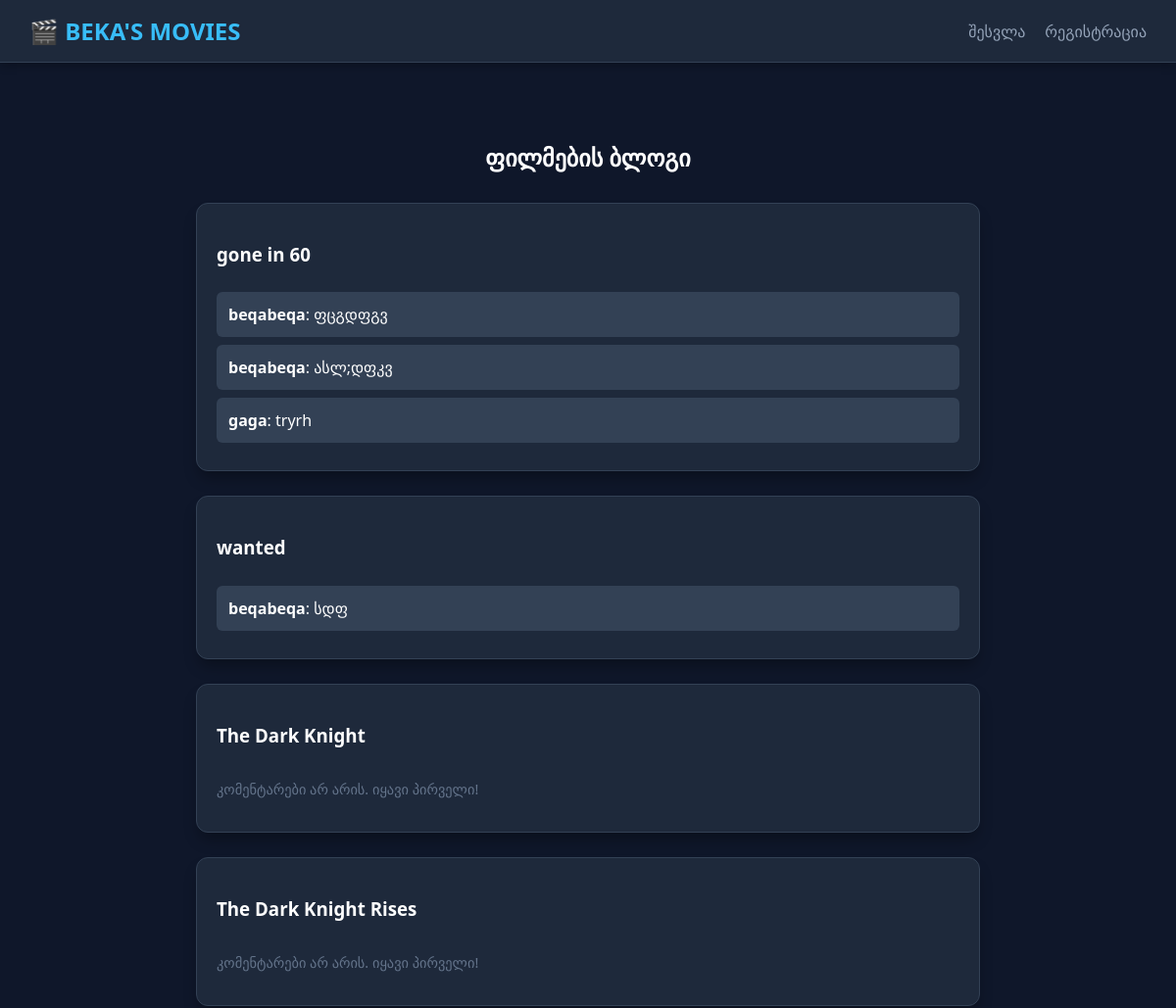
Page /blog/ (upper part) on the earlier database version.
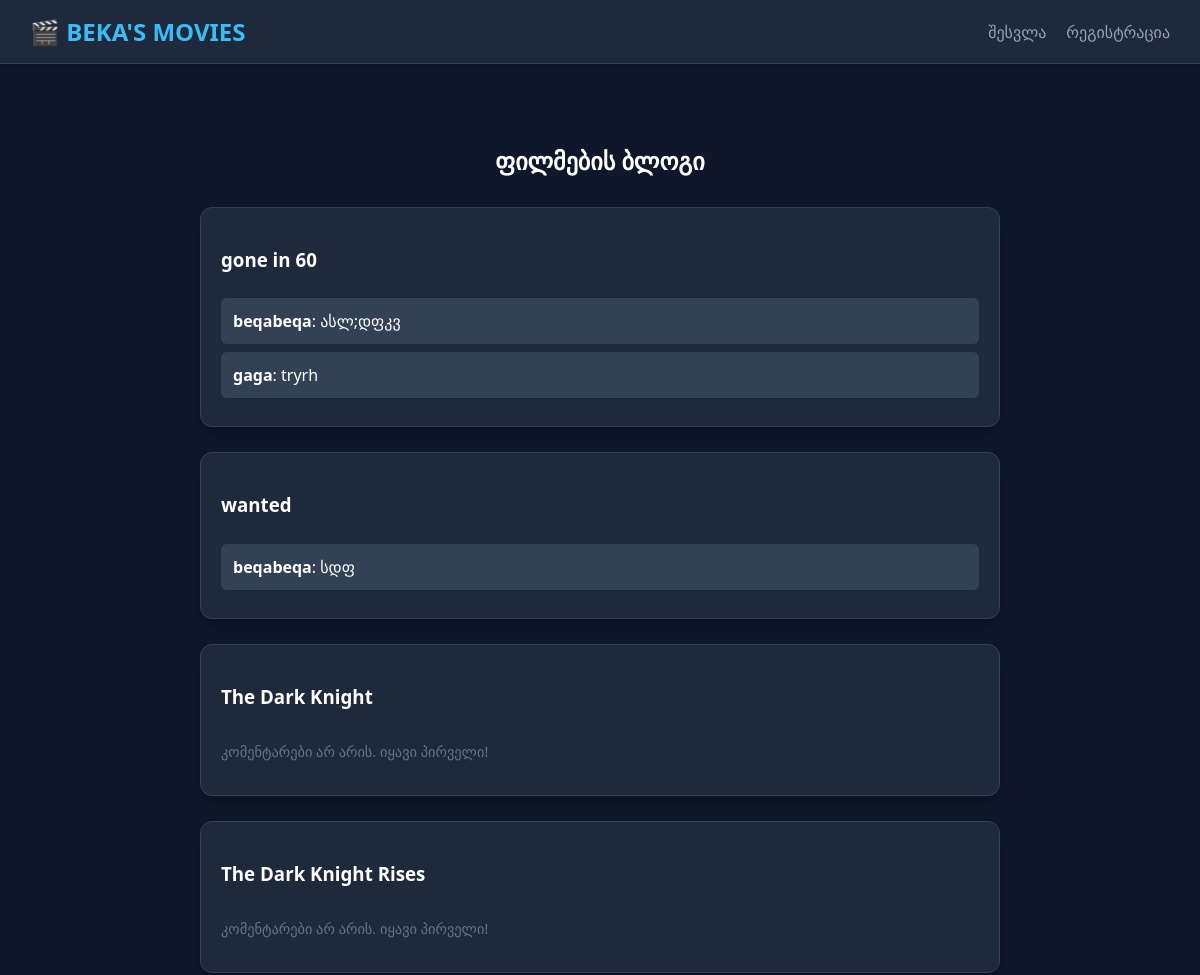
Same page on the later database version.
### core/models.py (models this page shows, shortened)
class Films(models.Model):
    title = models.CharField(max_length=200)
    category = models.ForeignKey(Category, on_delete=models.SET_NULL, null=True, blank=True, related_name='films')
    description = models.TextField()
    release_date = models.DateField()
    rate = models.DecimalField(
        max_digits=3,
        decimal_places=1,
        validators=[MinValueValidator(0.0), MaxValueValidator(10.0)]
    )
    link = models.URLField(null=True, blank=True)
    likes = models.ManyToManyField(User, related_name='liked_films', blank=True)

class Comment(models.Model):
    film = models.ForeignKey('Films', on_delete=models.CASCADE, related_name='comments')
    author = models.ForeignKey(User, on_delete=models.CASCADE)
    text = models.TextField()
    created_at = models.DateTimeField(auto_now_add=True)

### core/views.py (the view, shortened to what this page needs)
# urls.py: path('blog/', blog_view, name='blog'),
def blog_view(request):
    films = Films.objects.prefetch_related('comments').all()
    return render(request, 'blog.html', {'films': films})

### core/templates/blog.html (shortened to what this page needs)
{% extends 'base.html' %}
{% block content %}
<div class="blog-container">
    <h2 class="blog-title">ფილმების ბლოგი</h2>
    {% for film in films %}
    <div class="movie-card">
        <h3>{{ film.title }}</h3>
        <div id="comments-{{ film.id }}" class="comments-list">
            {% for comment in film.comments.all %}
                <div class="comment-item">
                    <div>
                        <strong>{{ comment.author.username }}</strong>: {{ comment.text }}
                    </div>
                </div>
            {% empty %}
                <p class="no-comments">კომენტარები არ არის. იყავი პირველი!</p>
            {% endfor %}
        </div>
    </div>
    {% endfor %}
</div>
{% endblock %}

Differences in the rows shown:
removed Comment: author.username "beqabeqa", text "ფცგდფგვ", shown under Films "gone in 60"
